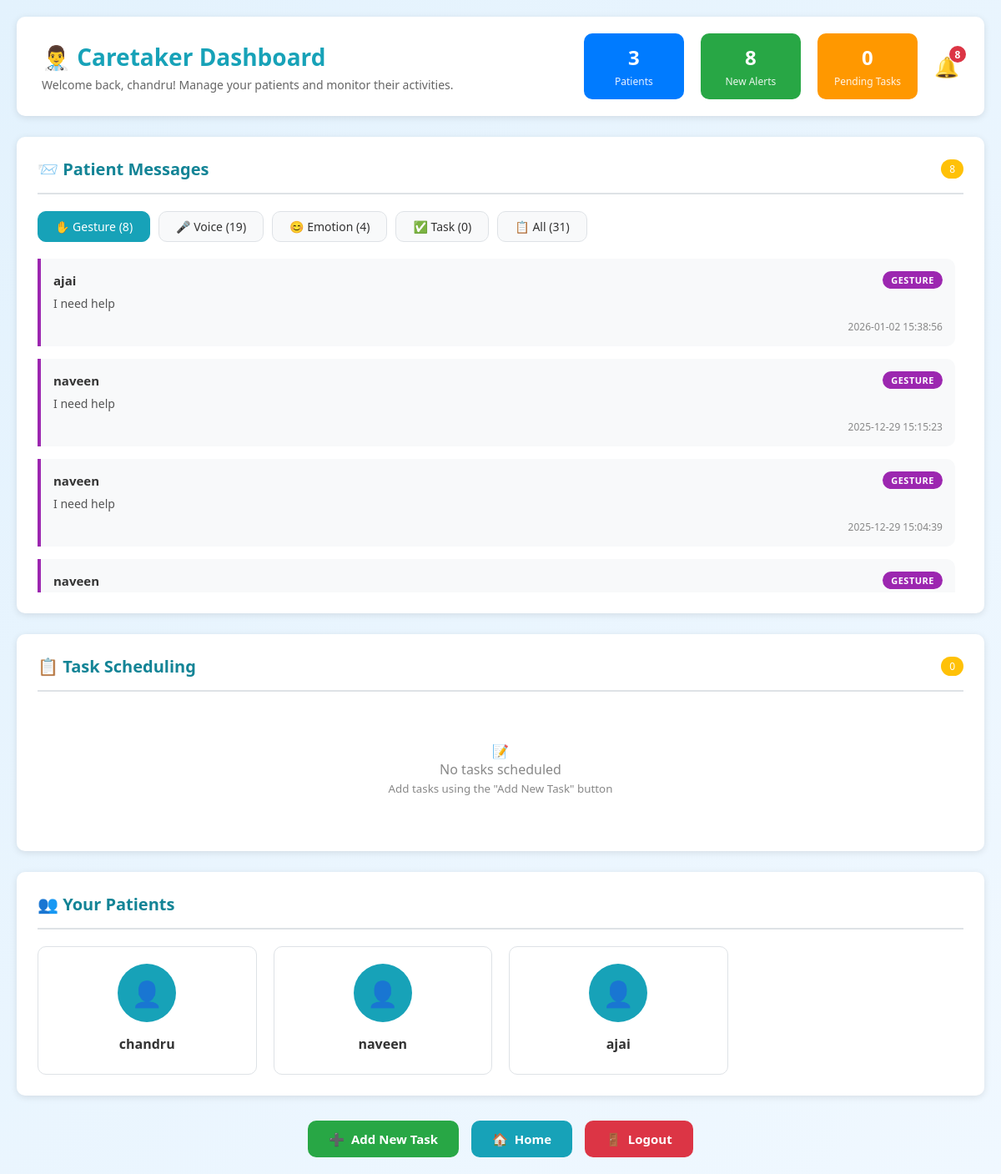
The app's page /caretaker_dashboard (signed in) with its own data.
### tables this page shows
CREATE TABLE messages (
        id INTEGER PRIMARY KEY AUTOINCREMENT,
        patient_name TEXT,
        msg_type TEXT,
        message TEXT
    , timestamp TEXT);

CREATE TABLE patient (
        id INTEGER PRIMARY KEY AUTOINCREMENT,
        name TEXT,
        age TEXT,
        location TEXT,
        phone TEXT,
        password TEXT,
        caretaker_name TEXT,
        caretaker_phone TEXT
    , caretaker_email TEXT);

### app.py (the view)
@app.route("/caretaker_dashboard")
def caretaker_dashboard():
    if "caretaker" not in session:
        return redirect("/caretaker_login")
    msg_type = request.args.get('type', 'gesture')
    valid_types = ['gesture', 'voice', 'emotion', 'task', 'all']
    if msg_type not in valid_types:
        msg_type = 'gesture'
    db = get_db()
    try:
        if msg_type == 'all':
            messages = db.execute("""
                SELECT * FROM messages
                ORDER BY timestamp DESC
                LIMIT 20
            """).fetchall()
        else:
            messages = db.execute("""
                SELECT * FROM messages
                WHERE msg_type=?
                ORDER BY timestamp DESC
                LIMIT 20
            """, (msg_type,)).fetchall()
    except sqlite3.OperationalError as e:
        print(f"Database error: {e}")
        if msg_type == 'all':
            messages = db.execute("""
                SELECT id, patient_name, msg_type, message FROM messages
                LIMIT 20
            """).fetchall()
        else:
            messages = db.execute("""
                SELECT id, patient_name, msg_type, message FROM messages
                WHERE msg_type=?
                LIMIT 20
            """, (msg_type,)).fetchall()
    messages_list = []
    for msg in messages:
        try:
            msg_dict = dict(msg)
            if 'timestamp' not in msg_dict:
                msg_dict['timestamp'] = 'N/A'
            messages_list.append(msg_dict)
        except Exception as e:
            print(f"Error converting message: {e}")
            continue
    try:
        gesture_count = db.execute("""
            SELECT COUNT(*) as count FROM messages
            WHERE msg_type='gesture'
        """).fetchone()["count"]
        voice_count = db.execute("""
            SELECT COUNT(*) as count FROM messages
            WHERE msg_type='voice'
        """).fetchone()["count"]
        emotion_count = db.execute("""
            SELECT COUNT(*) as count FROM messages
            WHERE msg_type='emotion'
        """).fetchone()["count"]
        task_count = db.execute("""
            SELECT COUNT(*) as count FROM messages
            WHERE msg_type='task'
        """).fetchone()["count"]
        all_count = db.execute("""
            SELECT COUNT(*) as count FROM messages
        """).fetchone()["count"]
    except:
        gesture_count = 0
        voice_count = 0
        emotion_count = 0
        task_count = 0
        all_count = 0
    patients = db.execute("SELECT name FROM patient").fetchall()
    patients_list = []
    for p in patients:
        try:
            patients_list.append(dict(p))
        except:
            patients_list.append({'name': 'Unknown'})
    try:
        tasks = db.execute("""
            SELECT * FROM tasks
            ORDER BY timestamp DESC
            LIMIT 10
        """).fetchall()
    except sqlite3.OperationalError:
        tasks = db.execute("""
            SELECT id, patient_name, tablet_name, task_time, status FROM tasks
            LIMIT 10
        """).fetchall()
    tasks_list = []
    for t in tasks:
        try:
            tasks_list.append(dict(t))
        except:
            continue
    pending_tasks = db.execute("""
        SELECT COUNT(*) as count FROM tasks
        WHERE status='Pending'
    """).fetchone()["count"]
    total_patients = db.execute("""
        SELECT COUNT(*) as count FROM patient
    """).fetchone()["count"]
    if msg_type == 'gesture':
        recent_alerts = gesture_count
    elif msg_type == 'voice':
        recent_alerts = voice_count
    elif msg_type == 'emotion':
        recent_alerts = emotion_count
    elif msg_type == 'task':
        recent_alerts = task_count
    else:
        recent_alerts = all_count
    db.close()
    return render_template(
        "caretaker_dashboard.html",
        messages=messages_list,
        tasks=tasks_list,
        patients=patients_list,
        pending_tasks=pending_tasks,
        total_patients=total_patients,
        recent_alerts=recent_alerts,
        voice_count=voice_count,
        emotion_count=emotion_count,
        task_count=task_count,
        all_count=all_count,
        current_type=msg_type,
        caretaker_name=session.get('caretaker', 'Caretaker')
    )

### app.py (called while the page is built)
def get_db():
    conn = sqlite3.connect(DB_PATH)
    conn.row_factory = sqlite3.Row
    return conn

### templates/caretaker_dashboard.html (shortened to what this page needs)
<!DOCTYPE html>
<html lang="en">
<head>
</head>
<body>
    <div class="dashboard-container">
        <div class="header">
            <div class="header-left">
                <h1>👨‍⚕️ Caretaker Dashboard</h1>
                <p>Welcome back, {{ caretaker_name }}! Manage your patients and monitor their activities.</p>
            </div>
            <div class="header-right">
                <div class="stats-card" style="background: #007bff;">
                    <span class="number">{{ total_patients }}</span>
                    <span class="label">Patients</span>
                </div>
                <div class="stats-card" style="background: #28a745;">
                    <span class="number">{{ recent_alerts }}</span>
                    <span class="label">New Alerts</span>
                </div>
                <div class="stats-card" style="background: #ff9800;">
                    <span class="number">{{ pending_tasks }}</span>
                    <span class="label">Pending Tasks</span>
                </div>
                <div class="notification-bell">
                    <span class="bell-icon">🔔</span>
                    {% if recent_alerts > 0 %}
                    <span class="notification-count">{{ recent_alerts }}</span>
                    {% endif %}
                </div>
            </div>
        </div>
        <div class="content-grid">
            <div class="message-column">
                <div class="card">
                    <div class="card-header">
                        <h3 class="card-title">📨 Patient Messages</h3>
                        <span class="badge">{{ recent_alerts }}</span>
                    </div>
                    <div class="message-tabs">
                        <a href="/caretaker_dashboard?type=gesture" class="tab-btn {% if request.args.get('type', 'gesture') == 'gesture' %}active{% endif %}">
                            ✋ Gesture ({{ recent_alerts if request.args.get('type', 'gesture') == 'gesture' else gesture_count }})
                        </a>
                        <a href="/caretaker_dashboard?type=voice" class="tab-btn {% if request.args.get('type') == 'voice' %}active{% endif %}">
                            🎤 Voice ({{ voice_count }})
                        </a>
                        <a href="/caretaker_dashboard?type=emotion" class="tab-btn {% if request.args.get('type') == 'emotion' %}active{% endif %}">
                            😊 Emotion ({{ emotion_count }})
                        </a>
                        <a href="/caretaker_dashboard?type=task" class="tab-btn {% if request.args.get('type') == 'task' %}active{% endif %}">
                            ✅ Task ({{ task_count }})
                        </a>
                        <a href="/caretaker_dashboard?type=all" class="tab-btn {% if request.args.get('type') == 'all' %}active{% endif %}">
                            📋 All ({{ all_count }})
                        </a>
                    </div>
                    <div class="message-list" id="messagesContainer">
                        {% for m in messages %}
                        <div class="message-item {{ m.msg_type }}"
                             onclick="showMessageDetail('{{ m.id }}', '{{ m.patient_name }}', '{{ m.msg_type }}', '{{ m.message|replace("'", "\\'")|replace('"', '\\"') }}', '{{ m.timestamp }}')">
                            <div class="message-header">
                                <span class="message-patient">{{ m.patient_name }}</span>
                                <span class="message-type {{ m.msg_type }}-type">{{ m.msg_type|capitalize }}</span>
                            </div>
                            <div class="message-content">{{ m.message }}</div>
                            <div class="message-time">{{ m.timestamp }}</div>
                        </div>
                        {% else %}
                        <div class="empty-state">
                            <div>📭</div>
                            <p>No {{ current_type }} messages yet</p>
                            <small>When patients send {{ current_type }} messages, they will appear here</small>
                        </div>
                        {% endfor %}
                    </div>
                </div>
            </div>
            <div class="right-column">
                <div class="card">
                    <div class="card-header">
                        <h3 class="card-title">📋 Task Scheduling</h3>
                        <span class="badge">{{ tasks|length }}</span>
                    </div>
                    <div class="task-list">
                        {% for t in tasks %}
                        <div class="task-item">
                            <div class="task-info">
                                <h4>{{ t.tablet_name }}</h4>
                                <div class="task-details">
                                    Patient: <span class="task-patient">{{ t.patient_name }}</span> |
                                    Time: {{ t.task_time }}
                                </div>
                                <span class="task-status {% if t.status == 'Completed' %}status-completed{% else %}status-pending{% endif %}">
                                    {{ t.status }}
                                </span>
                            </div>
                            <div class="task-actions">
                                <button class="btn btn-primary" style="padding: 6px 12px; font-size: 13px;"
                                        onclick="viewPatient('{{ t.patient_name }}')">View</button>
                                <a href="/delete_task/{{ t.id }}" class="btn btn-danger"
                                   style="padding: 6px 12px; font-size: 13px;"
                                   onclick="return confirm('Are you sure you want to delete this task?')">Delete</a>
                            </div>
                        </div>
                        {% else %}
                        <div class="empty-state">
                            <div>📝</div>
                            <p>No tasks scheduled</p>
                            <small>Add tasks using the "Add New Task" button</small>
                        </div>
                        {% endfor %}
                    </div>
                </div>
                <div class="card" style="margin-top: 25px;">
                    <div class="card-header">
                        <h3 class="card-title">👥 Your Patients</h3>
                    </div>
                    <div class="patient-grid">
                        {% for patient in patients %}
                        <div class="patient-card" onclick="viewPatient('{{ patient.name }}')">
                            <div class="patient-avatar">👤</div>
                            <div class="patient-name">{{ patient.name }}</div>
                        </div>
                        {% else %}
                        <div class="empty-state" style="grid-column: 1/-1;">
                            <div>👥</div>
                            <p>No patients assigned yet</p>
                            <small>Patients will appear here once registered</small>
                        </div>
                        {% endfor %}
                    </div>
                </div>
            </div>
        </div>
        <div class="action-buttons">
            <a href="/add_task" class="btn btn-success">
                <span>➕</span> Add New Task
            </a>
            <a href="/" class="btn btn-primary">
                <span>🏠</span> Home
            </a>
            <a href="/logout" class="btn btn-danger" onclick="return confirm('Are you sure you want to logout?')">
                <span>🚪</span> Logout
            </a>
        </div>
    </div>
</body>
</html>

### records on screen
messages: patient_name "ajai", msg_type "GESTURE", message "I need help", timestamp "2026-01-02 15:38:56"
messages: patient_name "naveen", msg_type "GESTURE", message "I need help", timestamp "2025-12-29 15:15:23"
messages: patient_name "naveen", msg_type "GESTURE", message "I need help", timestamp "2025-12-29 15:04:39"
messages: patient_name "naveen", msg_type "GESTURE"
patient: name "chandru"
patient: name "naveen"
patient: name "ajai"

### other values on screen
{{ caretaker_name }} "chandru"
{{ total_patients }} "3"
{{ recent_alerts }} "8"
{{ pending_tasks }} "0"
{{ voice_count }} "19"
{{ emotion_count }} "4"
{{ task_count }} "0"
{{ all_count }} "31"
{{ tasks|length }} "0"
